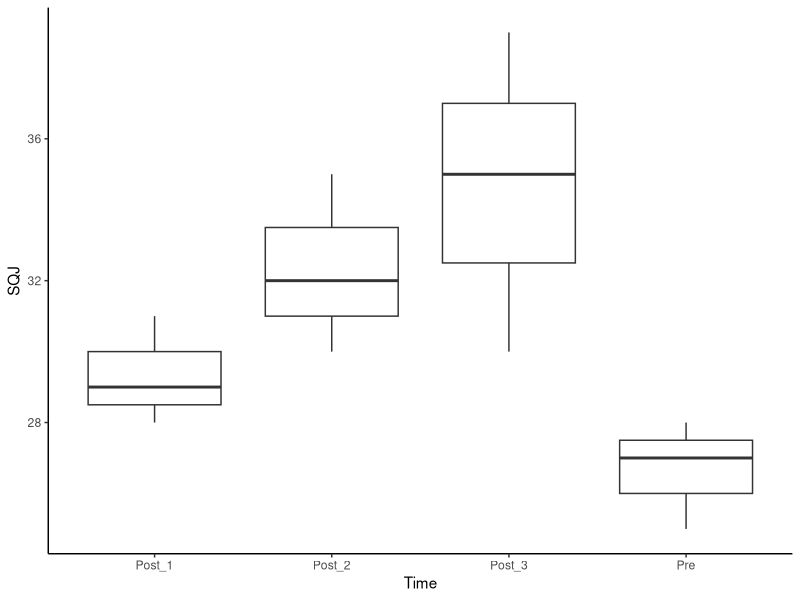

Recreate this plot in R.
library(readxl)
Data_set <- read_excel("Data_set.xlsx", sheet = "Franklin")
View(Data_set)
attach(Data_set)

as.factor(Time)

library(ggplot2)
ggplot(Data_set, aes(Time,SQJ)) + geom_boxplot() +theme_classic()